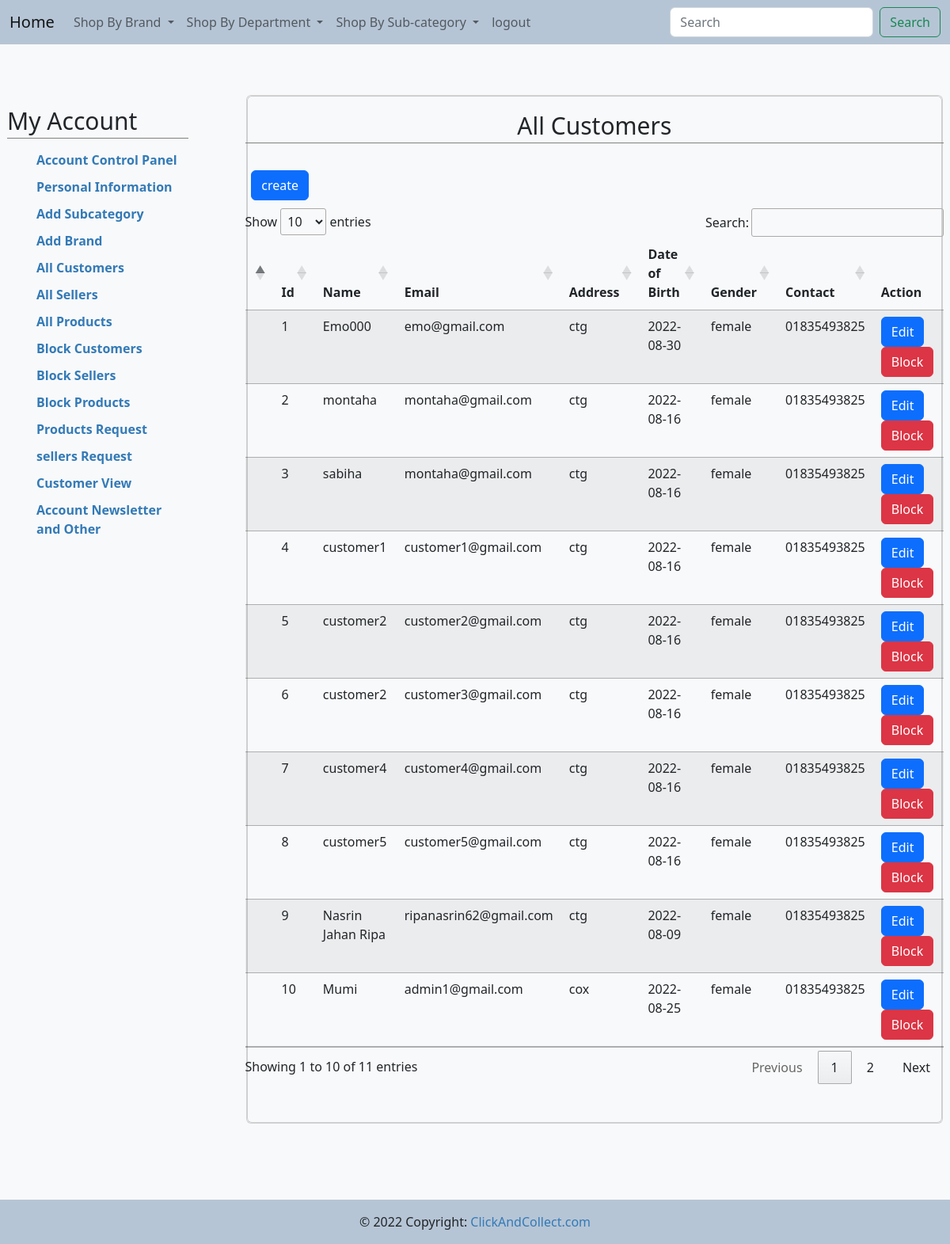
Before: /admin/customers.php (signed in) with the older database file.
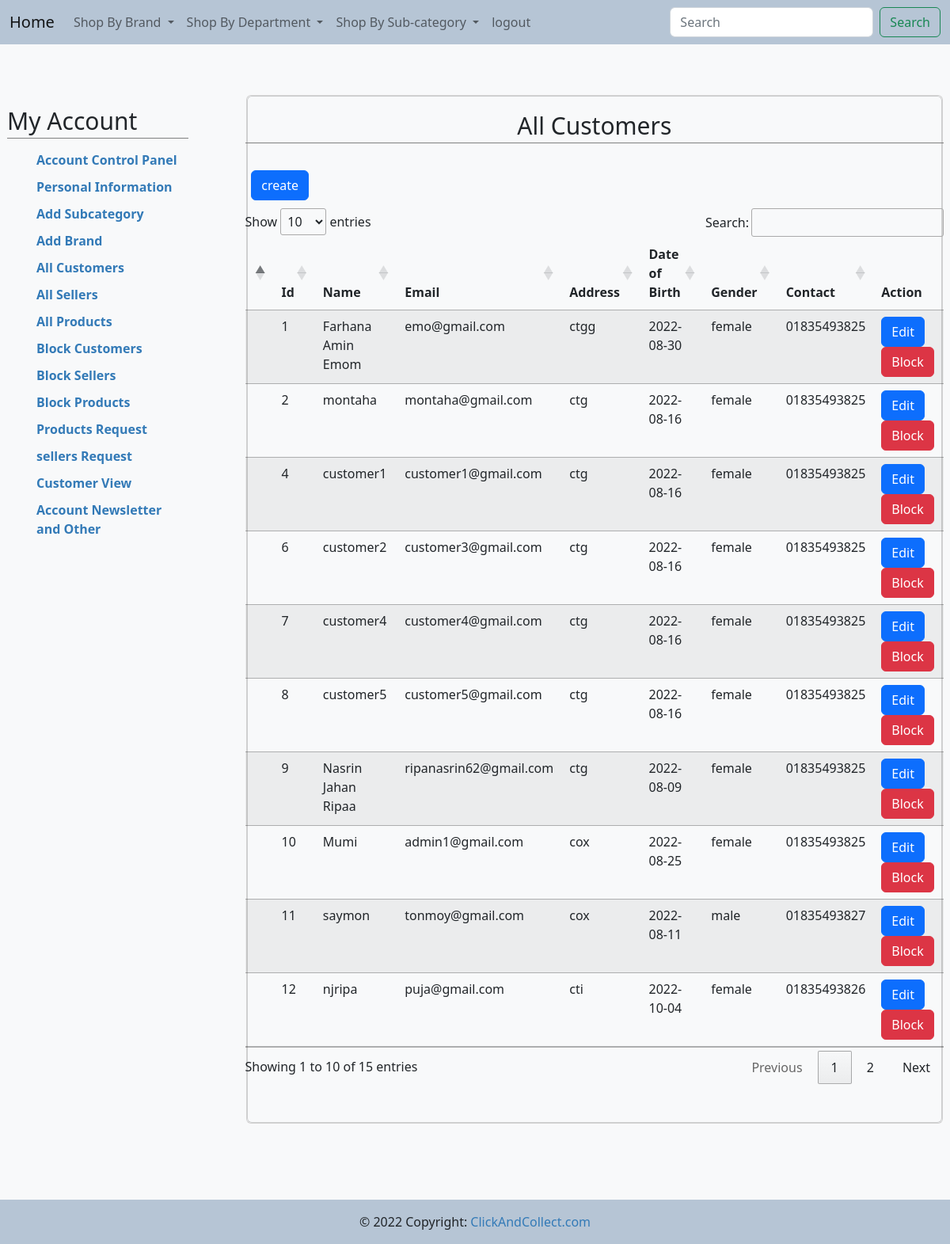
After: the same page with the newer database file.
### tables this page shows
CREATE TABLE IF NOT EXISTS `customers` (
  `c_id` int(11) NOT NULL AUTO_INCREMENT,
  `name` varchar(100) NOT NULL,
  `email` varchar(100) NOT NULL,
  `address` varchar(100) DEFAULT NULL,
  `dob` date DEFAULT NULL,
  `gender` varchar(100) DEFAULT NULL,
  `mobile` varchar(100) NOT NULL,
  `pass` varchar(100) NOT NULL,
  `status` int(255) DEFAULT NULL,
  `img` varchar(255) DEFAULT NULL,
  PRIMARY KEY (`c_id`)
);

### admin/customers.php (the view, shortened to what this page needs)
<!DOCTYPE html>
<html lang="en">
<head>
        <link href="https://cdn.jsdelivr.net/npm/bootstrap@5.2.1/dist/css/bootstrap.min.css" rel="stylesheet">
        <link rel="stylesheet" href="https://cdn.datatables.net/1.12.1/css/jquery.dataTables.min.css">
        <link href="include/style.css" rel="stylesheet" />
</head>
<body>
<div class="b">
    <?php include 'include/navbar.php' ?>
</div>
<div class="account-page">
<div class="container-fluid">
<div class="row">
<div class="col-sm-3 mt-0 pad">
    <?php include 'include/sidebar.php' ?>
</div>
    <div class="col-sm-9">
        <div class="mt-1 card">
            <div class="card bg-light text-dark">
                <div class="row">
                    <div class="col-md-12 mt-0 mb-5 ml-1">
                        <h2 class="text-center">All Customers</h2>
                        <br>
                        <div class="row">
                            <div class="col-sm-3 add">
                                <a class="btn btn-primary" href="create_customer.php" >create</a>
                            </div>
                            <br>
                            <br>
                        </div>
                        <table class="table table-striped" id = "table">
                        <thead>
                        <tr>
                            <th></th>
                            <th>Id</th>
                            <th>Name</th>
                            <th>Email</th>
                            <th>Address</th>
                            <th>Date of Birth</th>
                            <th>Gender</th>
                            <th>Contact</th>
                            <th>Action</th>
                        </tr>
                        </thead>
                        <tbody>
                        <?php
                            $table = mysqli_query($con,"CALL read_data_customers()");
                            while($row = mysqli_fetch_array($table)){
                        ?>
                        <tr>
                        <td></td>
                                <td><?php echo $row['c_id'];?></td>
                                <td><?php echo $row['name']; ?></td>
                                <td><?php echo $row['email'];?></td>
                                <td><?php echo $row['address'];?></td>
                                <td><?php echo $row['dob'];?></td>
                                <td><?php echo $row['gender'];?></td>
                                <td><?php echo $row['mobile'];?></td>
                                <td>
                                <a class = "btn btn-primary" href ="update_customer.php?id=<?php  echo $row['c_id']?>">Edit</a>
                                <a class="btn btn-danger" data-bs-toggle="modal" data-bs-target="#myModal<?php echo $row['c_id'];?>">Block</a>
                                    </td>
                            </tr>
                            <?php } ?>
                        </tbody>
                    </table>
                    </div>
                </div>
            </div>
        </div>
    </div>
</div>
</div>
</div>
<div class="bot">
   <?php include 'include/footer.php' ?>
</div>
</body>
</html>

Changed rows visible on the page:
removed customers: c_id "3", name "sabiha", email "montaha@gmail.com", address "ctg", dob "2022-08-16", gender "female", mobile "01835493825"
no longer on this page (row edited): customers: c_id "5", name "customer2", email "customer2@gmail.com", address "ctg", dob "2022-08-16", gender "female", mobile "01835493825"
changed customers "emo@gmail.com": name "Emo000" → "Farhana Amin Emom"; address "ctg" → "ctgg"
changed customers "ripanasrin62@gmail.com": name "Nasrin Jahan Ripa" → "Nasrin Jahan Ripaa"
now on this page (row unchanged): customers: c_id "11", name "saymon", email "tonmoy@gmail.com", address "cox", dob "2022-08-11", gender "male", mobile "01835493827"
added customers: c_id "12", name "njripa", email "puja@gmail.com", address "cti", dob "2022-10-04", gender "female", mobile "01835493826"
Other visible differences:
text written by a page script: "Show entries Search: Showing 1 to 10 of 11 entries Previous 1 2 Next" → "Show entries Search: Showing 1 to 10 of 15 entries Previous 1 2 Next"
